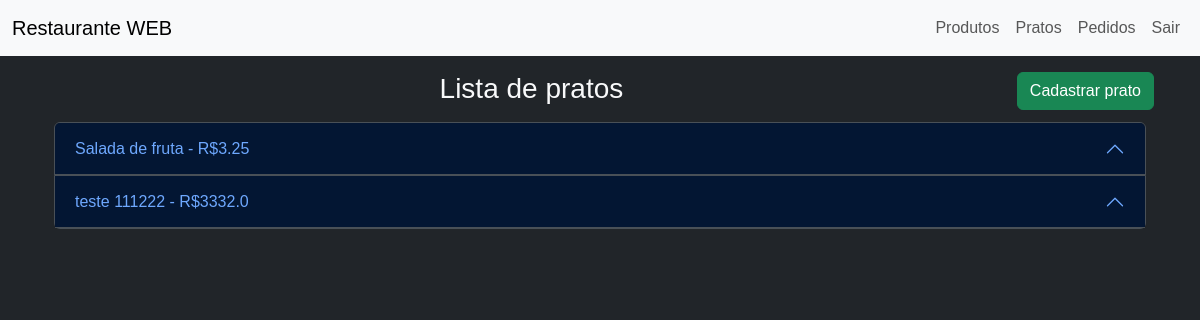
The app's page /estoque/pratos (signed in) with its own data.
### estoque/models.py (models this page shows)
class Prato(models.Model):
    nome = models.CharField(max_length=255)
    produtos = models.ManyToManyField(Produto,through='PratoProduto')
    preco = models.FloatField()
    def __str__(self):  #definição de função adionada
        return f"{self.nome} - R${self.preco}"

### estoque/views.py (the view)
# urls.py: path('pratos',views.pratos, name='pratos'),
def pratos(request):
    pratos = Prato.objects.all()
    template = loader.get_template('pratos.html')
    context = {
        'pratos': pratos,
    }
    return HttpResponse(template.render(context, request))

### estoque/templates/pratos.html (shortened to what this page needs)
{% extends "base.html" %}
{% block conteudo %}
<div class="bg-dark mb-3 mx-auto p-2" data-bs-theme="dark">
    <button type="button" class="btn btn-success float-end"><a href="{% url 'cadastrarPrato' %}">Cadastrar prato</a></button>
    <div class="card-body">
        <h3 class="text-center">Lista de pratos</h3>
        {% if pratos %}
            <div class="accordion p-2" id="accordion-pratos">
                {% for prato in pratos %}
                    <div class="accordion-item">
                        <h2 class="accordion-header">
                            <button class="accordion-button" type="button" data-bs-toggle="collapse" data-bs-target="#prato-{{ prato.id }}" aria-expanded="true" aria-controls="prato-{{ prato.id }}">
                                {{ prato }}
                            </button>
                        </h2>
                    </div>
                {% endfor %}
            </div>
        {% endif %}
    </div>
</div>
{% endblock %}

### pedido/static/css/styles.css (style rules this page uses)
body { background-color: #f0f0f0; font-family: Arial, sans-serif; }
a { text-decoration: none; color: white }

### records on screen
Prato: nome+preco "Salada de fruta - R$3.25"
Prato: nome+preco "teste 111222 - R$3332.0"
